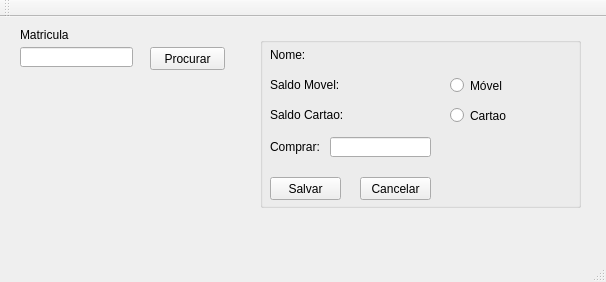
<?xml version="1.0" encoding="UTF-8"?>
<ui version="4.0">
 <class>MainWindow</class>
 <widget class="QMainWindow" name="MainWindow">
  <property name="geometry">
   <rect>
    <x>0</x>
    <y>0</y>
    <width>606</width>
    <height>282</height>
   </rect>
  </property>
  <property name="windowTitle">
   <string>MainWindow</string>
  </property>
  <widget class="QWidget" name="centralWidget">
   <widget class="QLabel" name="label">
    <property name="geometry">
     <rect>
      <x>20</x>
      <y>10</y>
      <width>81</width>
      <height>16</height>
     </rect>
    </property>
    <property name="text">
     <string>Matricula</string>
    </property>
   </widget>
   <widget class="QLineEdit" name="EditMatricula">
    <property name="geometry">
     <rect>
      <x>20</x>
      <y>30</y>
      <width>113</width>
      <height>20</height>
     </rect>
    </property>
   </widget>
   <widget class="QPushButton" name="ButtonSearch">
    <property name="geometry">
     <rect>
      <x>150</x>
      <y>30</y>
      <width>75</width>
      <height>23</height>
     </rect>
    </property>
    <property name="text">
     <string>Procurar</string>
    </property>
   </widget>
   <widget class="QGroupBox" name="groupBox">
    <property name="geometry">
     <rect>
      <x>260</x>
      <y>20</y>
      <width>321</width>
      <height>171</height>
     </rect>
    </property>
    <property name="title">
     <string/>
    </property>
    <widget class="QLabel" name="LabelMovel">
     <property name="geometry">
      <rect>
       <x>10</x>
       <y>40</y>
       <width>171</width>
       <height>16</height>
      </rect>
     </property>
     <property name="text">
      <string>Saldo Movel:</string>
     </property>
    </widget>
    <widget class="QLabel" name="LabelCartao">
     <property name="geometry">
      <rect>
       <x>10</x>
       <y>70</y>
       <width>171</width>
       <height>16</height>
      </rect>
     </property>
     <property name="text">
      <string>Saldo Cartao:</string>
     </property>
    </widget>
    <widget class="QLabel" name="LabelNome">
     <property name="enabled">
      <bool>true</bool>
     </property>
     <property name="geometry">
      <rect>
       <x>10</x>
       <y>10</y>
       <width>171</width>
       <height>16</height>
      </rect>
     </property>
     <property name="text">
      <string>Nome:</string>
     </property>
    </widget>
    <widget class="QLineEdit" name="EditNome">
     <property name="geometry">
      <rect>
       <x>70</x>
       <y>100</y>
       <width>101</width>
       <height>20</height>
      </rect>
     </property>
    </widget>
    <widget class="QLabel" name="label_5">
     <property name="geometry">
      <rect>
       <x>10</x>
       <y>100</y>
       <width>81</width>
       <height>20</height>
      </rect>
     </property>
     <property name="text">
      <string>Comprar:</string>
     </property>
    </widget>
    <widget class="QPushButton" name="ButtonSalvar">
     <property name="geometry">
      <rect>
       <x>10</x>
       <y>140</y>
       <width>71</width>
       <height>23</height>
      </rect>
     </property>
     <property name="text">
      <string>Salvar</string>
     </property>
    </widget>
    <widget class="QPushButton" name="ButtonSalvar_2">
     <property name="geometry">
      <rect>
       <x>100</x>
       <y>140</y>
       <width>71</width>
       <height>23</height>
      </rect>
     </property>
     <property name="text">
      <string>Cancelar</string>
     </property>
    </widget>
    <widget class="QRadioButton" name="radioCartao">
     <property name="geometry">
      <rect>
       <x>190</x>
       <y>70</y>
       <width>82</width>
       <height>17</height>
      </rect>
     </property>
     <property name="text">
      <string>Cartao</string>
     </property>
    </widget>
    <widget class="QRadioButton" name="radioMovel">
     <property name="geometry">
      <rect>
       <x>190</x>
       <y>40</y>
       <width>82</width>
       <height>17</height>
      </rect>
     </property>
     <property name="text">
      <string>Móvel</string>
     </property>
    </widget>
   </widget>
  </widget>
  <widget class="QMenuBar" name="menuBar">
   <property name="geometry">
    <rect>
     <x>0</x>
     <y>0</y>
     <width>606</width>
     <height>21</height>
    </rect>
   </property>
  </widget>
  <widget class="QToolBar" name="mainToolBar">
   <attribute name="toolBarArea">
    <enum>TopToolBarArea</enum>
   </attribute>
   <attribute name="toolBarBreak">
    <bool>false</bool>
   </attribute>
  </widget>
  <widget class="QStatusBar" name="statusBar"/>
 </widget>
 <layoutdefault spacing="6" margin="11"/>
 <resources/>
 <connections/>
</ui>
